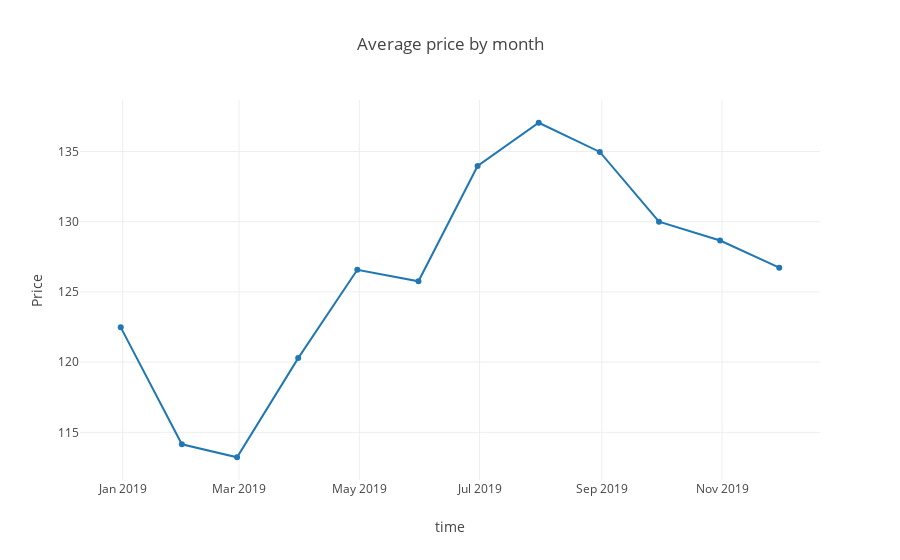

This figure's notebook cell:
### Code cell
trace3 = go.Scatter(
    x = df2.index[:-1],
    y = df2.price[:-1]
)
layout3 = go.Layout(
    title = "Average price by month",
    xaxis = dict(title = "time"),
    yaxis = dict(title = "Price")
)
data3 = [trace3]
fig3 = go.Figure(data= data3, layout= layout3)
offline.iplot(fig3)

### Figure 1 — Plotly figure (JSON) as saved in the notebook; plotly's stock layout.template omitted (floating-point values rounded to 4 significant figures)
{"data": [{"type": "scatter", "uid": "3e5fcd8b-d12f-46b9-89b0-efba08ae0913", "x": ["2018-12-31", "2019-01-31", "2019-02-28", "2019-03-31", "2019-04-30", "2019-05-31", "2019-06-30", "2019-07-31", "2019-08-31", "2019-09-30", "2019-10-31", "2019-11-30"], "y": [122.5, 114.1, 113.2, 120.3, 126.6, 125.8, 134.0, 137.1, 135.0, 130.0, 128.7, 126.7]}], "layout": {"title": {"text": "Average price by month"}, "xaxis": {"title": {"text": "time"}}, "yaxis": {"title": {"text": "Price"}}}}
